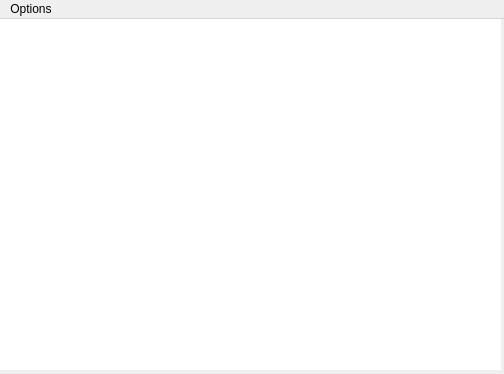
<?xml version="1.0" encoding="UTF-8"?>
<ui version="4.0">
 <author>JDM170</author>
 <class>MainWindow</class>
 <widget class="QMainWindow" name="MainWindow">
  <property name="geometry">
   <rect>
    <x>0</x>
    <y>0</y>
    <width>504</width>
    <height>374</height>
   </rect>
  </property>
  <property name="font">
   <font>
    <pointsize>9</pointsize>
   </font>
  </property>
  <property name="windowTitle">
   <string>SaveWizard config editor</string>
  </property>
  <property name="dockOptions">
   <set>QMainWindow::AllowTabbedDocks</set>
  </property>
  <widget class="QWidget" name="centralwidget">
   <widget class="QTextEdit" name="textEdit">
    <property name="geometry">
     <rect>
      <x>0</x>
      <y>0</y>
      <width>501</width>
      <height>351</height>
     </rect>
    </property>
    <property name="sizePolicy">
     <sizepolicy hsizetype="Fixed" vsizetype="Fixed">
      <horstretch>0</horstretch>
      <verstretch>0</verstretch>
     </sizepolicy>
    </property>
    <property name="font">
     <font>
      <family>Verdana</family>
      <pointsize>12</pointsize>
     </font>
    </property>
    <property name="frameShape">
     <enum>QFrame::NoFrame</enum>
    </property>
    <property name="frameShadow">
     <enum>QFrame::Plain</enum>
    </property>
   </widget>
  </widget>
  <widget class="QMenuBar" name="menubar">
   <property name="geometry">
    <rect>
     <x>0</x>
     <y>0</y>
     <width>504</width>
     <height>21</height>
    </rect>
   </property>
   <property name="defaultUp">
    <bool>true</bool>
   </property>
   <property name="nativeMenuBar">
    <bool>false</bool>
   </property>
   <widget class="QMenu" name="menuOptions">
    <property name="title">
     <string>Options</string>
    </property>
    <addaction name="actionOpen"/>
    <addaction name="actionSave"/>
    <addaction name="actionSave_As"/>
    <addaction name="separator"/>
    <addaction name="actionMD5"/>
    <addaction name="separator"/>
    <addaction name="actionCloseFile"/>
    <addaction name="actionExit"/>
   </widget>
   <addaction name="menuOptions"/>
  </widget>
  <action name="actionOpen">
   <property name="text">
    <string>Open</string>
   </property>
   <property name="shortcut">
    <string>Ctrl+O</string>
   </property>
  </action>
  <action name="actionSave">
   <property name="text">
    <string>Save</string>
   </property>
   <property name="shortcut">
    <string>Ctrl+S</string>
   </property>
  </action>
  <action name="actionSave_As">
   <property name="text">
    <string>Save As</string>
   </property>
   <property name="shortcut">
    <string>Ctrl+Shift+S</string>
   </property>
  </action>
  <action name="actionCloseFile">
   <property name="text">
    <string>Close file</string>
   </property>
   <property name="toolTip">
    <string>Closing current file</string>
   </property>
   <property name="shortcut">
    <string>Ctrl+W</string>
   </property>
  </action>
  <action name="actionExit">
   <property name="text">
    <string>Exit</string>
   </property>
  </action>
  <action name="actionMD5">
   <property name="text">
    <string>Copy MD5</string>
   </property>
  </action>
 </widget>
 <resources/>
 <connections/>
</ui>
